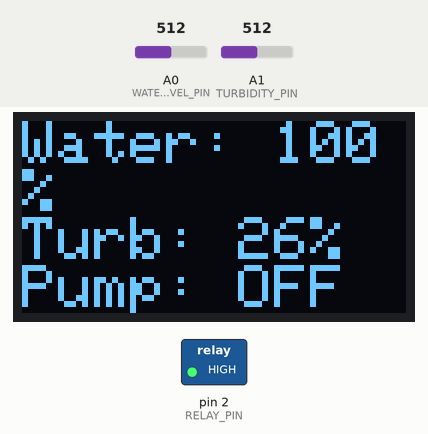
Recording of a sketch running on a simulated Arduino Uno, built with avr-gcc and run on an emulated ATmega328P. Parts: 128×64 one-colour display, switched loads named in the sketch (green lamp = pin HIGH). Inputs (shaded band) come from the test bench; at power-on: A0 (WATER_LEVEL_PIN) = 512, A1 (TURBIDITY_PIN) = 512. What the sketch prints to the serial monitor is not drawn.

Above: at 5.3 s.
5.4 s: A0 (WATER_LEVEL_PIN) set to 459
6.9 s: A0 (WATER_LEVEL_PIN) set to 441
At 8.5 s:
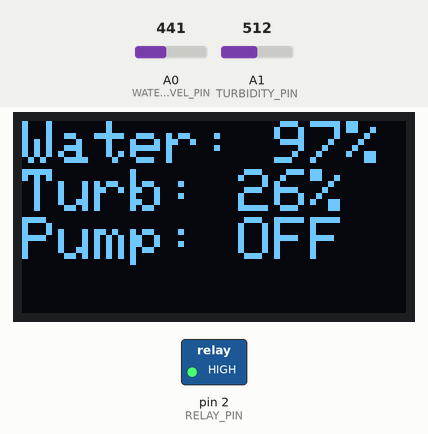
8.8 s: A1 (TURBIDITY_PIN) set to 492
At 9.3 s:
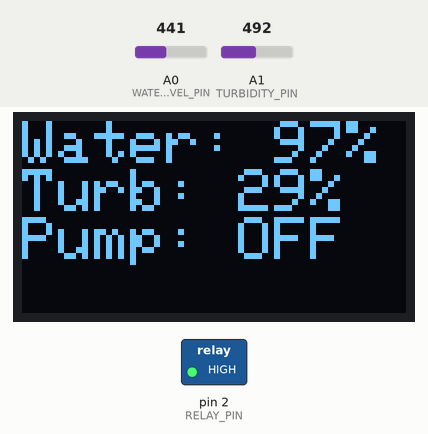
10.5 s: A1 (TURBIDITY_PIN) set to 583
At 11.1 s:
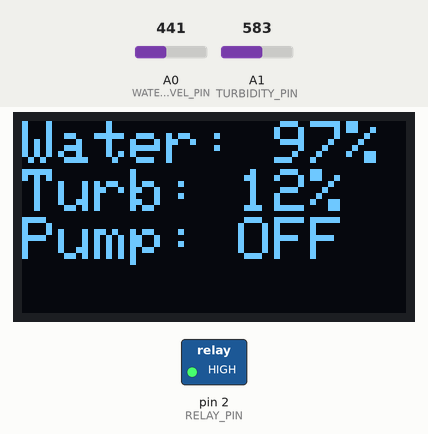
12.2 s: A1 (TURBIDITY_PIN) set to 615
At 12.9 s:
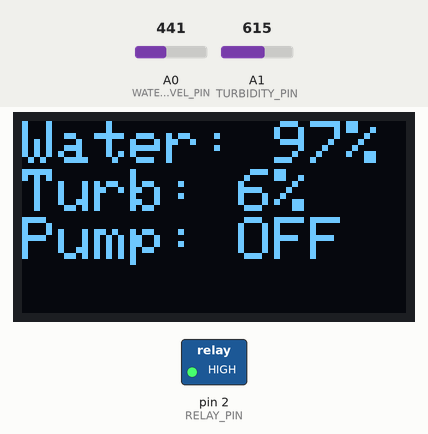
13.9 s: A0 (WATER_LEVEL_PIN) set to 460
At 14.7 s:
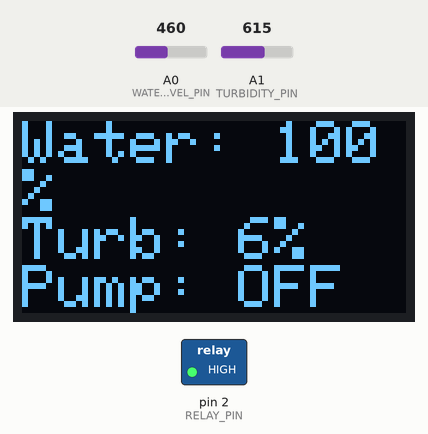
Timing chart, 0 to 16.7 s (numbered marks = the images above; inputs shaded):
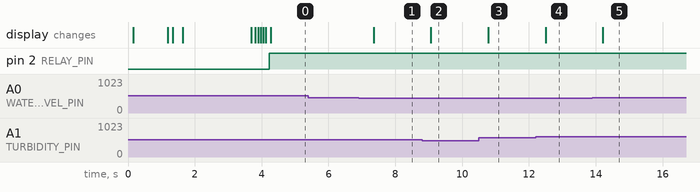

Measured:
- the behaviour switches between 450 and 449 on A0 (WATER_LEVEL_PIN) (found by bisection; images 0 and 1)
- after the input at 5.4 s, every drawn part: stays the same
- after the input at 6.9 s, the display: changes after 0.45 s (image 1)
- after the input at 8.8 s, the display: changes after 0.27 s (image 2)
- after the input at 10.5 s, the display: changes after 0.28 s (image 3)
- after the input at 12.2 s, the display: changes after 0.30 s (image 4)
- after the input at 13.9 s, the display: changes after 0.31 s (image 5)

The sketch:

Ratatouille.ino
```cpp
#include "DisplayManager.h"
#include "SensorManager.h"
#include "PumpController.h"

void setup() {
  initializeSerial();
  initializeRelay();
  initializeDisplay();
  showRoboticEyeIntro();
}

void loop() {
  int waterLevel = getAverageReading(WATER_LEVEL_PIN);
  int turbidity = getAverageReading(TURBIDITY_PIN);

  bool pumpOn = evaluatePumpState(waterLevel, turbidity);
  updatePumpState(pumpOn);
  displaySensorData(waterLevel, turbidity, pumpOn);

  delay(100);
}
```

DisplayManager.cpp
```cpp
#include "DisplayManager.h"

#define SCREEN_WIDTH 128
#define SCREEN_HEIGHT 64
#define OLED_RESET    -1
#define OLED_ADDRESS  0x3C

Adafruit_SSD1306 display(SCREEN_WIDTH, SCREEN_HEIGHT, &Wire, OLED_RESET);

void initializeDisplay() {
  if (!display.begin(SSD1306_SWITCHCAPVCC, OLED_ADDRESS)) {
    while (1);
  }
  display.clearDisplay();
  display.setTextColor(SSD1306_WHITE);
}

void displaySensorData(int waterLevel, int turbidity, bool pumpOn) {
  display.clearDisplay();
  display.setTextSize(2);
  display.setCursor(0, 0);

  int waterPercent = map(waterLevel, 40, 450, 0, 100);
  waterPercent = constrain(waterPercent, 0, 100);

  int turbidityPercent = map(turbidity, 650, 120, 0, 100);
  turbidityPercent = constrain(turbidityPercent, 0, 100);

  display.print("Water: ");
  display.print(waterPercent);
  display.println("%");

  display.print("Turb: ");
  display.print(turbidityPercent);
  display.println("%");

  display.print("Pump: ");
  display.println(pumpOn ? "ON" : "OFF");

  display.display();

  delay(100);
}

void drawCuteSquareEye(int x, int y) {
  int eyeSize = 35;
  display.fillRoundRect(x, y, eyeSize, eyeSize, 6, SSD1306_WHITE);
}

void showRoboticEyeIntro() {
  // Move eyes from far left to far right smoothly (60 FPS ~ 16ms per frame)
  for (int offset = 0; offset >= -40; offset -= 14) {
    display.clearDisplay();
    drawCuteSquareEye(30 + offset, 15);  // Left eye
    drawCuteSquareEye(68 + offset, 15);  // Right eye
    display.display();
    delay(16);  // ~60 FPS
  }

  delay(1000);

  for (int offset = -40; offset <= 35; offset += 20) {
    display.clearDisplay();
    drawCuteSquareEye(30 + offset, 15);  // Left eye
    drawCuteSquareEye(68 + offset, 15);  // Right eye
    display.display();
    delay(16);  // ~60 FPS
  }

  delay(100);

  for (int offset = 35; offset >= -30; offset -= 14) {
    display.clearDisplay();
    drawCuteSquareEye(30 + offset, 15);  // Left eye
    drawCuteSquareEye(68 + offset, 15);  // Right eye
    display.display();
    delay(16);  // ~60 FPS
  }

  delay(2000);

  for (int offset = -30; offset <= 20; offset += 20) {
    display.clearDisplay();
    drawCuteSquareEye(30 + offset, 15);  // Left eye
    drawCuteSquareEye(68 + offset, 15);  // Right eye
    display.display();
    delay(16);  // ~60 FPS
  }

  // Blink twice
  for (int b = 0; b < 2; b++) {
    display.clearDisplay();
    display.fillRoundRect(30, 15 + 14, 34, 6, 3, SSD1306_WHITE);  // Left eye closed line
    display.fillRoundRect(68, 15 + 14, 34, 6, 3, SSD1306_WHITE);  // Right eye closed line
    display.display();
    delay(50);

    display.clearDisplay();
    drawCuteSquareEye(30, 15);
    drawCuteSquareEye(68, 15);
    display.display();
    delay(50);
  }

  // Final resting eyes with happy personality
  display.clearDisplay();
  drawCuteSquareEye(28, 15);
  drawCuteSquareEye(70, 15);
  display.display();
}
```

DisplayManager.h
```cpp
#ifndef DISPLAY_MANAGER_H
#define DISPLAY_MANAGER_H

#include <Adafruit_GFX.h>
#include <Adafruit_SSD1306.h>

void initializeDisplay();
void displaySensorData(int waterLevel, int turbidity, bool pumpOn);
void drawCuteSquareEye(int x, int y);
void showRoboticEyeIntro();


#endif
```

PumpController.cpp
```cpp
#include "PumpController.h"
#include "SensorManager.h"

void initializeRelay() {
  pinMode(RELAY_PIN, OUTPUT);
  digitalWrite(RELAY_PIN, LOW);
}

bool evaluatePumpState(int waterLevel, int turbidity) {
  static bool pumpIsOn = false;

  if (!pumpIsOn) {
    if (waterLevel <= WATER_LEVEL_ON_THRESHOLD && turbidity >= TURBIDITY_ON_THRESHOLD) {
      pumpIsOn = true;
    }
  } else {
    if (waterLevel >= WATER_LEVEL_OFF_THRESHOLD || turbidity <= TURBIDITY_OFF_THRESHOLD) {
      pumpIsOn = false;
    }
  }

  return pumpIsOn;
}


void updatePumpState(bool pumpOn) {
  digitalWrite(RELAY_PIN, pumpOn ? LOW : HIGH);
  delay(10);
  Serial.print("Water Level: "); Serial.print(analogRead(WATER_LEVEL_PIN));
  Serial.print(" | Turbidity: "); Serial.print(analogRead(TURBIDITY_PIN));
  Serial.print(" | Pump: "); Serial.println(pumpOn ? "ON" : "OFF");
}
```

PumpController.h
```cpp
#ifndef PUMP_CONTROLLER_H
#define PUMP_CONTROLLER_H

#include <Arduino.h>

#define RELAY_PIN 2

#define WATER_LEVEL_ON_THRESHOLD 40
#define WATER_LEVEL_OFF_THRESHOLD 450
#define TURBIDITY_ON_THRESHOLD 650
#define TURBIDITY_OFF_THRESHOLD 600

void initializeRelay();
bool evaluatePumpState(int waterLevel, int turbidity);
void updatePumpState(bool pumpOn);

#endif
```

SensorManager.cpp
```cpp
#include "SensorManager.h"

void initializeSerial() {
  Serial.begin(9600);
  delay(1);
}

int getAverageReading(int pin, int samples) {
  long sum = 0;
  for (int i = 0; i < samples; i++) {
    sum += analogRead(pin);
    delay(5);
  }
  return sum / samples;
}
```

SensorManager.h
```cpp
#ifndef SENSOR_MANAGER_H
#define SENSOR_MANAGER_H

#include <Arduino.h>

#define WATER_LEVEL_PIN   A0
#define TURBIDITY_PIN     A1

int getAverageReading(int pin, int samples = 10);
void initializeSerial();

#endif
```
